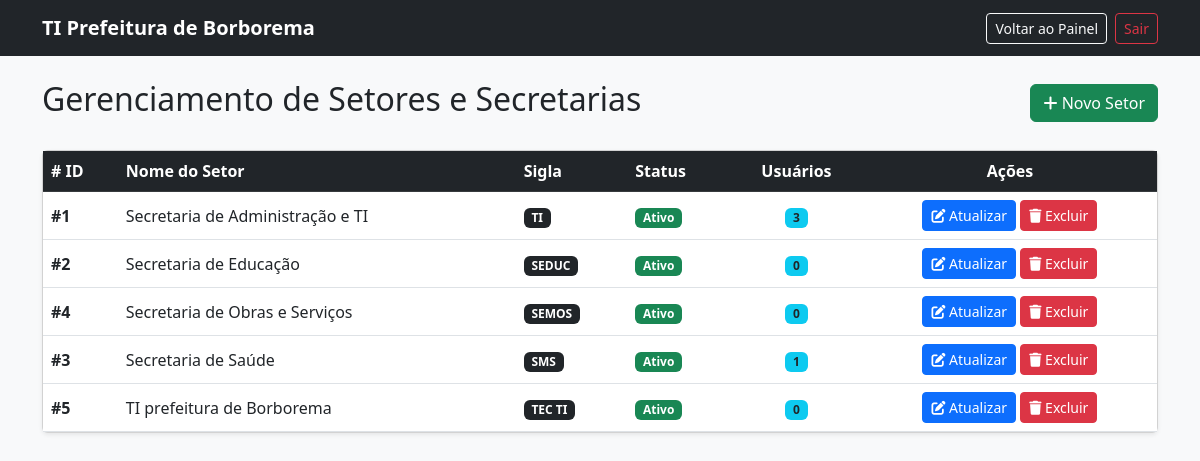
Page /admin/gerenciar_setores.php (signed in) on the earlier database version.
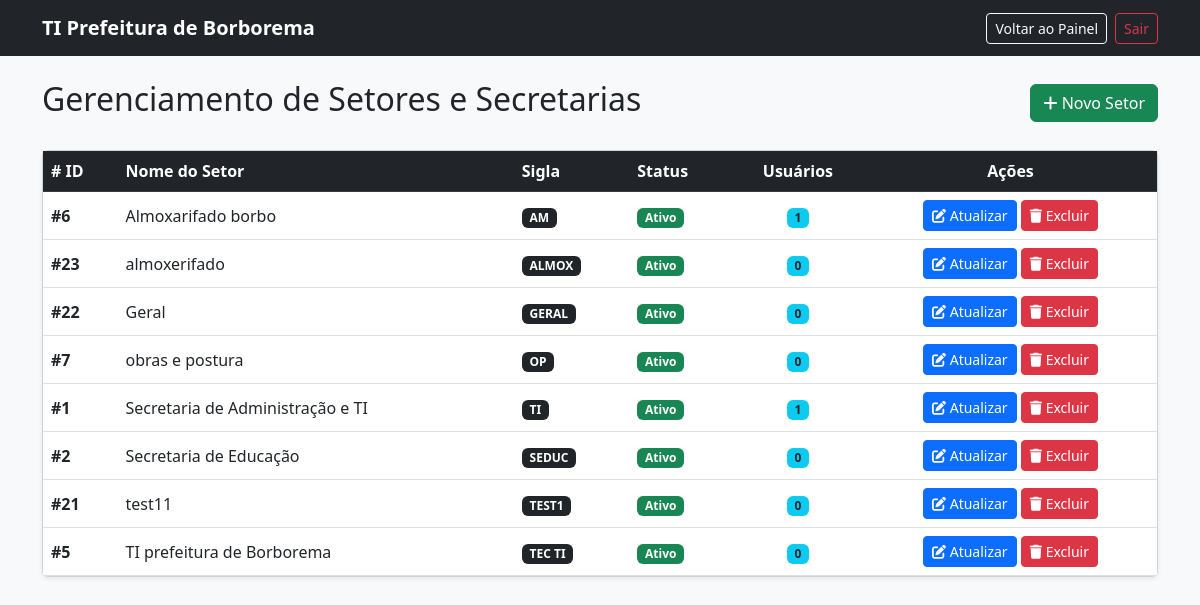
Same page on the later database version.
### tables this page shows
CREATE TABLE `secretarias_setores` (
  `id` int(11) NOT NULL,
  `nome` varchar(100) NOT NULL,
  `sigla` varchar(20) NOT NULL,
  `ativo` tinyint(1) DEFAULT 1,
  `criado_em` timestamp NOT NULL DEFAULT current_timestamp()
);

### admin/gerenciar_setores.php (the view, shortened to what this page needs)
<?php
require_once __DIR__ . '/../config/conexao.php';
try {
    $sqlSetores = "SELECT s.*, COUNT(u.id) as total_usuarios
                   FROM secretarias_setores s
                   LEFT JOIN usuarios u ON s.id = u.setor_id
                   GROUP BY s.id
                   ORDER BY s.nome ASC";
    $stmtSetores = $pdo->query($sqlSetores);
    $setores = $stmtSetores->fetchAll();
} catch (PDOException $e) {
    $setores = [];
    $mensagemErro = "Erro ao listar setores.";
}
?>
<!DOCTYPE html>
<html lang="pt-BR">
<head>
    <link href="https://cdn.jsdelivr.net/npm/bootstrap@5.3.0/dist/css/bootstrap.min.css" rel="stylesheet">
    <link rel="stylesheet" href="https://cdnjs.cloudflare.com/ajax/libs/font-awesome/6.0.0/css/all.min.css">
</head>
<body class="bg-light">
<nav class="navbar navbar-expand-lg navbar-dark bg-dark">
    <div class="container">
        <a class="navbar-brand fw-bold" href="../account/painel.php">TI Prefeitura de Borborema</a>
        <div class="d-flex align-items-center text-white">
            <a href="../account/painel.php" class="btn btn-outline-light btn-sm me-2">Voltar ao Painel</a>
            <a href="/helpdesk_prefeitura/account/logout.php" class="btn btn-outline-danger btn-sm">Sair</a>
        </div>
    </div>
</nav>
<div class="container mt-4">
    <div class="d-flex justify-content-between align-items-center mb-4">
        <h2>Gerenciamento de Setores e Secretarias</h2>
        <button class="btn btn-success" data-bs-toggle="modal" data-bs-target="#modalNovoSetor">
            <i class="fas fa-plus"></i> Novo Setor
        </button>
    </div>
    <div class="card shadow-sm">
        <div class="card-body p-0">
            <div class="table-responsive">
                <table class="table table-hover align-middle mb-0">
                    <thead class="table-dark">
                        <tr>
                            <th># ID</th>
                            <th>Nome do Setor</th>
                            <th>Sigla</th>
                            <th>Status</th>
                            <th class="text-center">Usuários</th>
                            <th class="text-center">Ações</th>
                        </tr>
                    </thead>
                    <tbody>
                        <?php if (count($setores) > 0): ?>
                            <?php foreach ($setores as $setor): ?>
                                <tr>
                                    <td><strong>#<?= $setor['id'] ?></strong></td>
                                    <td><?= htmlspecialchars($setor['nome']) ?></td>
                                    <td><span class="badge bg-dark"><?= htmlspecialchars($setor['sigla']) ?></span></td>
                                    <td>
                                        <?php if ($setor['ativo']): ?>
                                            <span class="badge bg-success">Ativo</span>
                                        <?php else: ?>
                                            <span class="badge bg-secondary">Inativo</span>
                                        <?php endif; ?>
                                    </td>
                                    <td class="text-center">
                                        <span class="badge bg-info text-dark"><?= $setor['total_usuarios'] ?></span>
                                    </td>
                                    <td class="text-center">
                                        <button type="button" class="btn btn-primary btn-sm"
                                                data-bs-toggle="modal"
                                                data-bs-target="#modalEditarSetor"
                                                data-id="<?= $setor['id'] ?>"
                                                data-nome="<?= htmlspecialchars($setor['nome']) ?>"
                                                data-sigla="<?= htmlspecialchars($setor['sigla']) ?>"
                                                data-ativo="<?= $setor['ativo'] ?>">
                                            <i class="fas fa-edit"></i> Atualizar
                                        </button>
                                        <a href="gerenciar_setores.php?excluir_setor=<?= $setor['id'] ?>"
                                           class="btn btn-danger btn-sm"
                                           onclick="return confirm('Tem certeza que deseja excluir este setor? Esta ação não poderá ser desfeita.')">
                                            <i class="fas fa-trash"></i> Excluir
                                        </a>
                                    </td>
                                </tr>
                            <?php endforeach; ?>
                        <?php else: ?>
                            <tr>
                                <td colspan="6" class="text-center py-4 text-muted">Nenhum setor cadastrado.</td>
                            </tr>
                        <?php endif; ?>
                    </tbody>
                </table>
            </div>
        </div>
    </div>
</div>
</body>
</html>

Differences in the rows shown:
removed secretarias_setores: id "4", nome "Secretaria de Obras e Serviços", sigla "SEMOS", ativo "Ativo", total_usuarios "0"
removed secretarias_setores: id "3", nome "Secretaria de Saúde", sigla "SMS", ativo "Ativo", total_usuarios "1"
added secretarias_setores: id "6", nome "Almoxarifado borbo", sigla "AM", ativo "Ativo", total_usuarios "1"
added secretarias_setores: id "23", nome "almoxerifado", sigla "ALMOX", ativo "Ativo", total_usuarios "0"
added secretarias_setores: id "22", nome "Geral", sigla "GERAL", ativo "Ativo", total_usuarios "0"
added secretarias_setores: id "7", nome "obras e postura", sigla "OP", ativo "Ativo", total_usuarios "0"
computed for secretarias_setores "Secretaria de Administração e TI": total_usuarios "3" → "1"
added secretarias_setores: id "21", nome "test11", sigla "TEST1", ativo "Ativo", total_usuarios "0"
